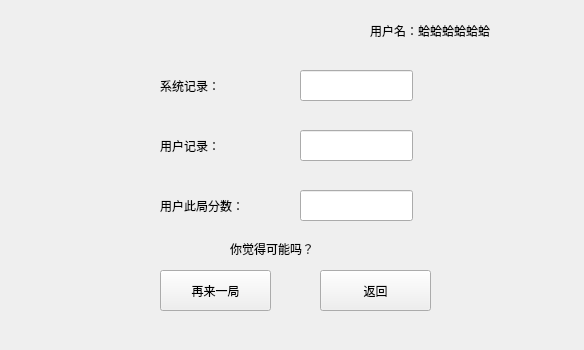
<?xml version="1.0" encoding="UTF-8"?>
<ui version="4.0">
 <class>TetrisResultForm</class>
 <widget class="QWidget" name="TetrisResultForm">
  <property name="geometry">
   <rect>
    <x>0</x>
    <y>0</y>
    <width>584</width>
    <height>350</height>
   </rect>
  </property>
  <property name="windowTitle">
   <string>游戏结果</string>
  </property>
  <widget class="QPushButton" name="goBackButton">
   <property name="geometry">
    <rect>
     <x>320</x>
     <y>270</y>
     <width>111</width>
     <height>41</height>
    </rect>
   </property>
   <property name="styleSheet">
    <string notr="true">font: 75 10pt &quot;Consolas&quot; rgb(241, 255, 235);</string>
   </property>
   <property name="text">
    <string>返回</string>
   </property>
  </widget>
  <widget class="QLabel" name="userNamelabel">
   <property name="geometry">
    <rect>
     <x>370</x>
     <y>10</y>
     <width>191</width>
     <height>41</height>
    </rect>
   </property>
   <property name="styleSheet">
    <string notr="true">font: 9pt &quot;Consolas&quot; rgb(255, 14, 30);</string>
   </property>
   <property name="text">
    <string>用户名：蛤蛤蛤蛤蛤蛤</string>
   </property>
  </widget>
  <widget class="QPushButton" name="againButton">
   <property name="geometry">
    <rect>
     <x>160</x>
     <y>270</y>
     <width>111</width>
     <height>41</height>
    </rect>
   </property>
   <property name="styleSheet">
    <string notr="true">font: 75 10pt &quot;Consolas&quot; rgb(241, 255, 235);</string>
   </property>
   <property name="text">
    <string>再来一局</string>
   </property>
  </widget>
  <widget class="QLabel" name="sysLabel">
   <property name="geometry">
    <rect>
     <x>160</x>
     <y>70</y>
     <width>101</width>
     <height>31</height>
    </rect>
   </property>
   <property name="styleSheet">
    <string notr="true">font: 75 10pt &quot;Consolas&quot; rgb(241, 255, 235);</string>
   </property>
   <property name="text">
    <string>系统记录：</string>
   </property>
  </widget>
  <widget class="QLabel" name="userLabel">
   <property name="geometry">
    <rect>
     <x>160</x>
     <y>130</y>
     <width>101</width>
     <height>31</height>
    </rect>
   </property>
   <property name="styleSheet">
    <string notr="true">font: 75 10pt &quot;Consolas&quot; rgb(241, 255, 235);</string>
   </property>
   <property name="text">
    <string>用户记录：</string>
   </property>
  </widget>
  <widget class="QLabel" name="userCurLabel">
   <property name="geometry">
    <rect>
     <x>160</x>
     <y>190</y>
     <width>161</width>
     <height>31</height>
    </rect>
   </property>
   <property name="styleSheet">
    <string notr="true">font: 75 10pt &quot;Consolas&quot; rgb(241, 255, 235);</string>
   </property>
   <property name="text">
    <string>用户此局分数：</string>
   </property>
  </widget>
  <widget class="QLineEdit" name="lineEdit">
   <property name="geometry">
    <rect>
     <x>300</x>
     <y>70</y>
     <width>113</width>
     <height>31</height>
    </rect>
   </property>
   <property name="styleSheet">
    <string notr="true">font: 75 10pt &quot;Consolas&quot; rgb(241, 255, 235);</string>
   </property>
  </widget>
  <widget class="QLineEdit" name="lineEdit_2">
   <property name="geometry">
    <rect>
     <x>300</x>
     <y>130</y>
     <width>113</width>
     <height>31</height>
    </rect>
   </property>
   <property name="styleSheet">
    <string notr="true">font: 75 10pt &quot;Consolas&quot; rgb(241, 255, 235);</string>
   </property>
  </widget>
  <widget class="QLineEdit" name="lineEdit_3">
   <property name="geometry">
    <rect>
     <x>300</x>
     <y>190</y>
     <width>113</width>
     <height>31</height>
    </rect>
   </property>
   <property name="styleSheet">
    <string notr="true">font: 75 10pt &quot;Consolas&quot; rgb(241, 255, 235);</string>
   </property>
  </widget>
  <widget class="QLabel" name="label">
   <property name="geometry">
    <rect>
     <x>230</x>
     <y>240</y>
     <width>251</width>
     <height>18</height>
    </rect>
   </property>
   <property name="styleSheet">
    <string notr="true">font: 9pt &quot;Consolas&quot; rgb(255, 14, 30);</string>
   </property>
   <property name="text">
    <string>你觉得可能吗？</string>
   </property>
  </widget>
 </widget>
 <resources/>
 <connections/>
</ui>
